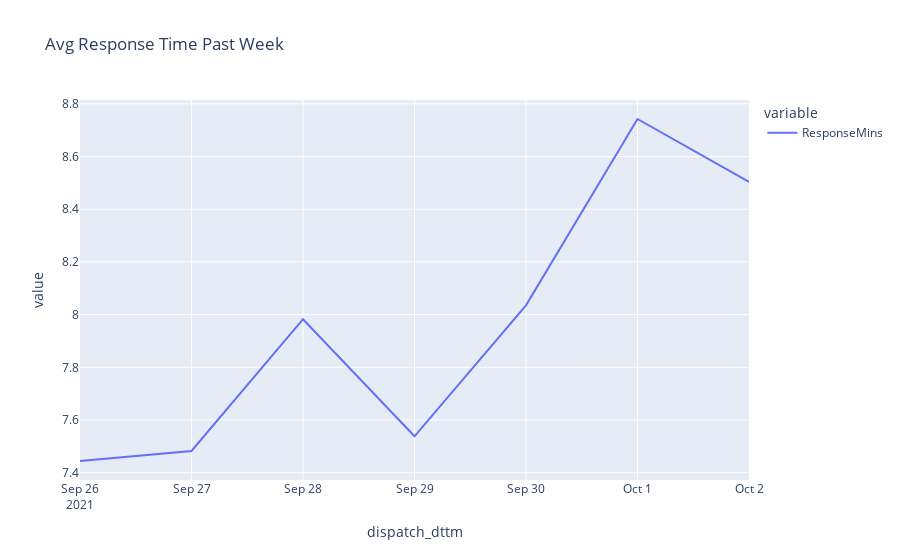

Notebook source saved alongside this figure:
### Code cell


### Figure 1 — Plotly figure (JSON) as saved in the notebook; plotly's stock layout.template omitted (floating-point values rounded to 4 significant figures)
{"data": [{"hovertemplate": "variable=ResponseMins<br>dispatch_dttm=%{x}<br>value=%{y}<extra></extra>", "legendgroup": "ResponseMins", "line": {"color": "#636efa", "dash": "solid"}, "marker": {"symbol": "circle"}, "mode": "lines", "name": "ResponseMins", "orientation": "v", "showlegend": true, "type": "scatter", "x": ["2021-09-26T00:00:00", "2021-09-27T00:00:00", "2021-09-28T00:00:00", "2021-09-29T00:00:00", "2021-09-30T00:00:00", "2021-10-01T00:00:00", "2021-10-02T00:00:00"], "xaxis": "x", "y": [7.444, 7.483, 7.983, 7.538, 8.035, 8.742, 8.504], "yaxis": "y"}], "layout": {"legend": {"title": {"text": "variable"}, "tracegroupgap": 0}, "title": {"text": "Avg Response Time Past Week"}, "xaxis": {"anchor": "y", "domain": [0, 1], "title": {"text": "dispatch_dttm"}}, "yaxis": {"anchor": "x", "domain": [0, 1], "title": {"text": "value"}}}}
